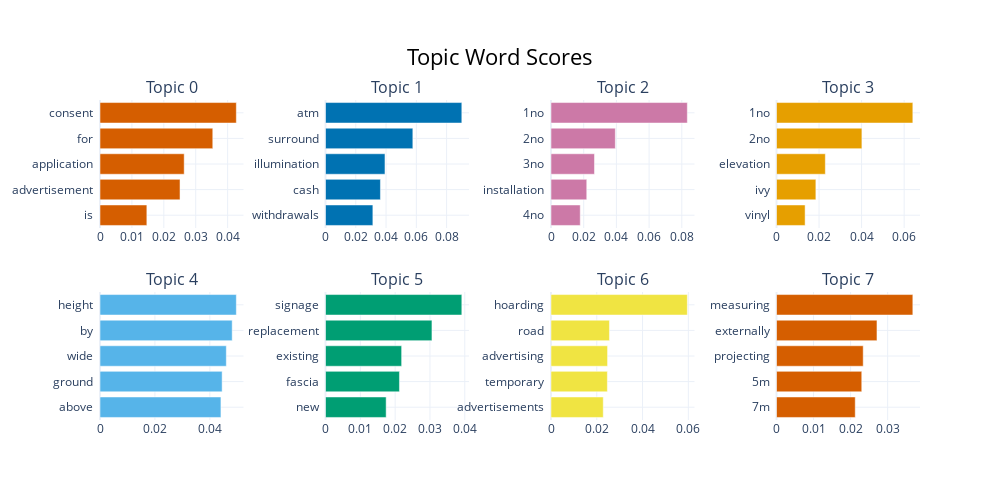

Notebook cell for this chart:
### Code cell
from bertopic import BERTopic
from sentence_transformers import SentenceTransformer
from hdbscan import HDBSCAN

texts = joined_cleaned[joined_cleaned['text_cluster'].isin([0, 3, 5, 7])]['clean_text'].tolist()
embedding_model = SentenceTransformer('all-MiniLM-L6-v2')

# 手动构造 HDBSCAN 模型，限制线程
hdbscan_model = HDBSCAN(min_cluster_size=10, core_dist_n_jobs=1)

topic_model = BERTopic(
    embedding_model=embedding_model,
    hdbscan_model=hdbscan_model,
    verbose=True
)

topics, probs = topic_model.fit_transform(texts_cluster_2)

topic_model.get_topic_info()
topic_model.get_topic(0)
topic_model.visualize_barchart()

### Figure 1 — Plotly figure (JSON) as saved in the notebook; plotly's stock layout.template omitted (floating-point values rounded to 4 significant figures)
{"data": [{"marker": {"color": "#D55E00"}, "orientation": "h", "type": "bar", "x": [0.01468, 0.02508, 0.02638, 0.03534, 0.04272], "xaxis": "x", "y": ["is  ", "advertisement  ", "application  ", "for  ", "consent  "], "yaxis": "y"}, {"marker": {"color": "#0072B2"}, "orientation": "h", "type": "bar", "x": [0.03129, 0.03628, 0.03929, 0.05769, 0.09005], "xaxis": "x2", "y": ["withdrawals  ", "cash  ", "illumination  ", "surround  ", "atm  "], "yaxis": "y2"}, {"marker": {"color": "#CC79A7"}, "orientation": "h", "type": "bar", "x": [0.01789, 0.02186, 0.02659, 0.03934, 0.08338], "xaxis": "x3", "y": ["4no  ", "installation  ", "3no  ", "2no  ", "1no  "], "yaxis": "y3"}, {"marker": {"color": "#E69F00"}, "orientation": "h", "type": "bar", "x": [0.01345, 0.01851, 0.02296, 0.04015, 0.06408], "xaxis": "x4", "y": ["vinyl  ", "ivy  ", "elevation  ", "2no  ", "1no  "], "yaxis": "y4"}, {"marker": {"color": "#56B4E9"}, "orientation": "h", "type": "bar", "x": [0.04403, 0.04447, 0.046, 0.04813, 0.04964], "xaxis": "x5", "y": ["above  ", "ground  ", "wide  ", "by  ", "height  "], "yaxis": "y5"}, {"marker": {"color": "#009E73"}, "orientation": "h", "type": "bar", "x": [0.01742, 0.02124, 0.02187, 0.03057, 0.03916], "xaxis": "x6", "y": ["new  ", "fascia  ", "existing  ", "replacement  ", "signage  "], "yaxis": "y6"}, {"marker": {"color": "#F0E442"}, "orientation": "h", "type": "bar", "x": [0.02283, 0.02463, 0.02471, 0.02553, 0.05956], "xaxis": "x7", "y": ["advertisements  ", "temporary  ", "advertising  ", "road  ", "hoarding  "], "yaxis": "y7"}, {"marker": {"color": "#D55E00"}, "orientation": "h", "type": "bar", "x": [0.02125, 0.02301, 0.0234, 0.02712, 0.0368], "xaxis": "x8", "y": ["7m  ", "5m  ", "projecting  ", "externally  ", "measuring  "], "yaxis": "y8"}], "layout": {"annotations": [{"font": {"size": 16}, "showarrow": false, "text": "Topic 0", "x": 0.0875, "xanchor": "center", "xref": "paper", "y": 1, "yanchor": "bottom", "yref": "paper"}, {"font": {"size": 16}, "showarrow": false, "text": "Topic 1", "x": 0.3625, "xanchor": "center", "xref": "paper", "y": 1, "yanchor": "bottom", "yref": "paper"}, {"font": {"size": 16}, "showarrow": false, "text": "Topic 2", "x": 0.6375, "xanchor": "center", "xref": "paper", "y": 1, "yanchor": "bottom", "yref": "paper"}, {"font": {"size": 16}, "showarrow": false, "text": "Topic 3", "x": 0.9125, "xanchor": "center", "xref": "paper", "y": 1, "yanchor": "bottom", "yref": "paper"}, {"font": {"size": 16}, "showarrow": false, "text": "Topic 4", "x": 0.0875, "xanchor": "center", "xref": "paper", "y": 0.4, "yanchor": "bottom", "yref": "paper"}, {"font": {"size": 16}, "showarrow": false, "text": "Topic 5", "x": 0.3625, "xanchor": "center", "xref": "paper", "y": 0.4, "yanchor": "bottom", "yref": "paper"}, {"font": {"size": 16}, "showarrow": false, "text": "Topic 6", "x": 0.6375, "xanchor": "center", "xref": "paper", "y": 0.4, "yanchor": "bottom", "yref": "paper"}, {"font": {"size": 16}, "showarrow": false, "text": "Topic 7", "x": 0.9125, "xanchor": "center", "xref": "paper", "y": 0.4, "yanchor": "bottom", "yref": "paper"}], "height": 500, "hoverlabel": {"bgcolor": "white", "font": {"family": "Rockwell", "size": 16}}, "showlegend": false, "title": {"font": {"color": "Black", "size": 22}, "text": "Topic Word Scores", "x": 0.5, "xanchor": "center", "yanchor": "top"}, "width": 1000, "xaxis": {"anchor": "y", "domain": [0, 0.175], "showgrid": true}, "xaxis2": {"anchor": "y2", "domain": [0.275, 0.45], "showgrid": true}, "xaxis3": {"anchor": "y3", "domain": [0.55, 0.725], "showgrid": true}, "xaxis4": {"anchor": "y4", "domain": [0.825, 1], "showgrid": true}, "xaxis5": {"anchor": "y5", "domain": [0, 0.175], "showgrid": true}, "xaxis6": {"anchor": "y6", "domain": [0.275, 0.45], "showgrid": true}, "xaxis7": {"anchor": "y7", "domain": [0.55, 0.725], "showgrid": true}, "xaxis8": {"anchor": "y8", "domain": [0.825, 1], "showgrid": true}, "yaxis": {"anchor": "x", "domain": [0.6, 1], "showgrid": true}, "yaxis2": {"anchor": "x2", "domain": [0.6, 1], "showgrid": true}, "yaxis3": {"anchor": "x3", "domain": [0.6, 1], "showgrid": true}, "yaxis4": {"anchor": "x4", "domain": [0.6, 1], "showgrid": true}, "yaxis5": {"anchor": "x5", "domain": [0, 0.4], "showgrid": true}, "yaxis6": {"anchor": "x6", "domain": [0, 0.4], "showgrid": true}, "yaxis7": {"anchor": "x7", "domain": [0, 0.4], "showgrid": true}, "yaxis8": {"anchor": "x8", "domain": [0, 0.4], "showgrid": true}}}
